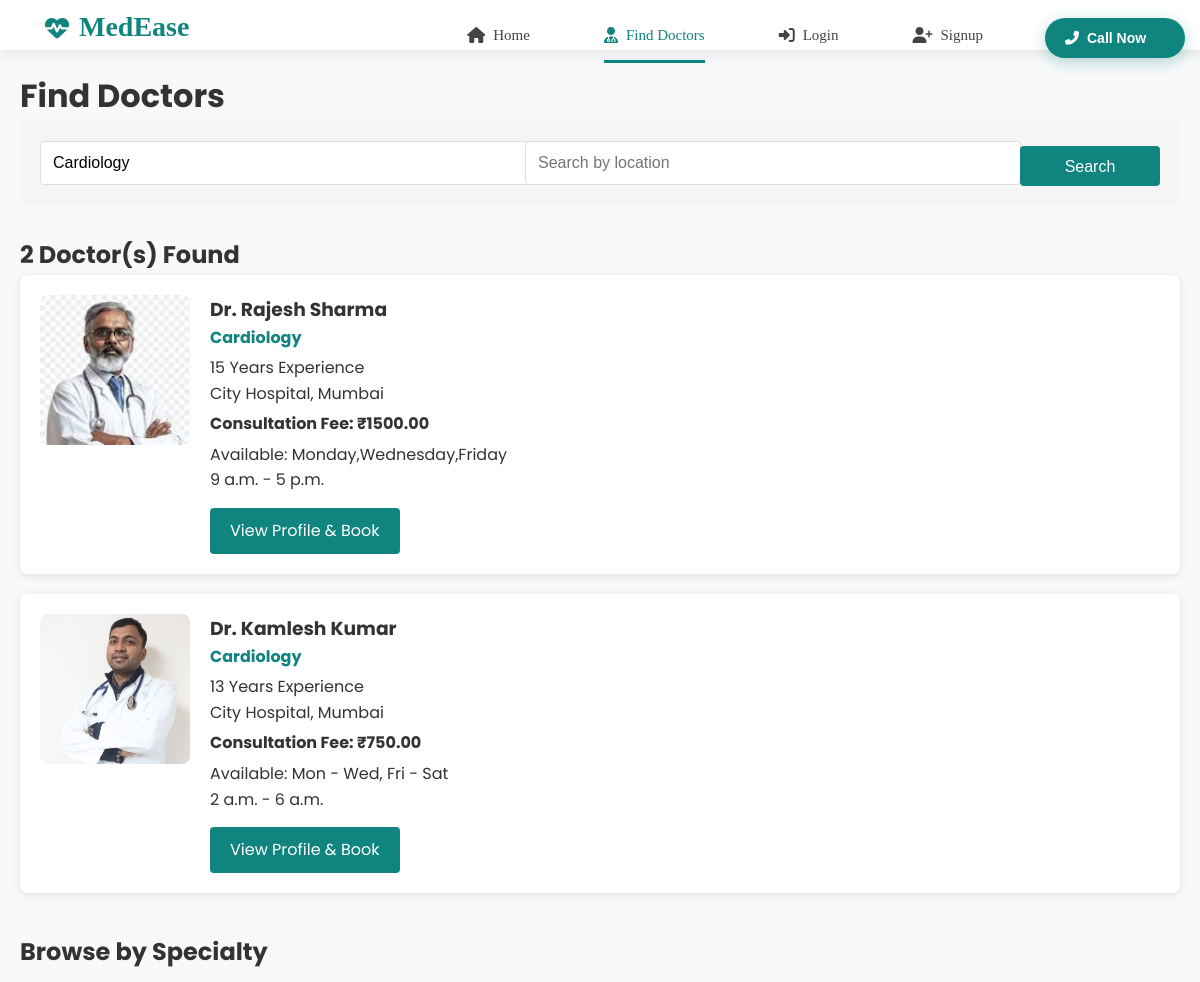
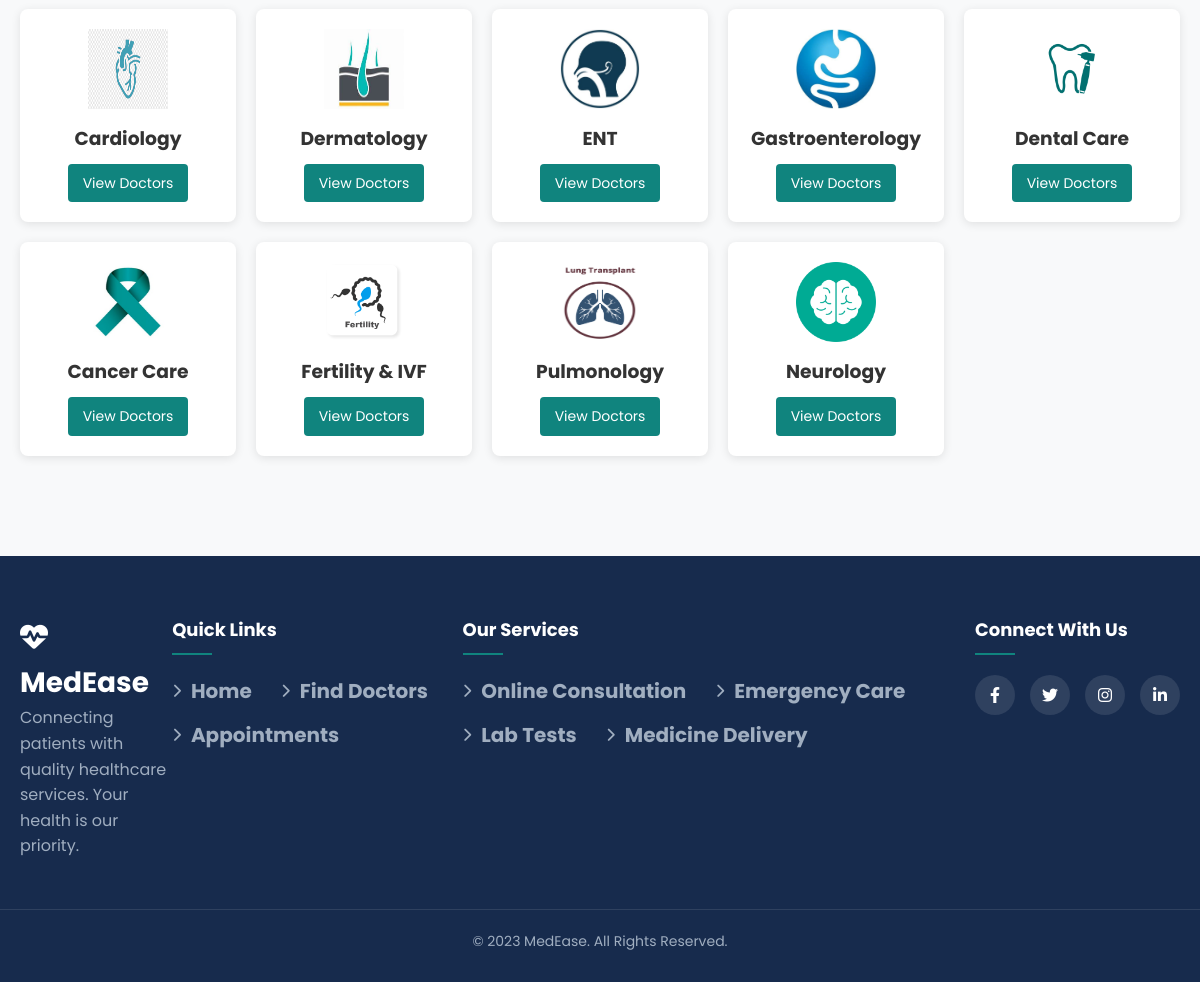
The app's page /doctors/?search_doctor=Cardiology with its own data (2 pictures, top to bottom).
### members/models.py (models this page shows, shortened)
class Doctor(models.Model):
    user = models.OneToOneField(User, on_delete=models.CASCADE, related_name='doctor_profile')
    speciality = models.ForeignKey(Speciality, on_delete=models.SET_NULL, null=True)
    experience = models.PositiveIntegerField(default=0)  # Experience in years
    fee = models.DecimalField(max_digits=10, decimal_places=2)
    location = models.ForeignKey(Location, on_delete=models.SET_NULL, null=True)
    available_days = models.CharField(max_length=100, default="Monday-Friday")  # e.g. "Monday,Wednesday,Friday"
    available_time_start = models.TimeField(default="09:00")
    available_time_end = models.TimeField(default="17:00")
    profile_image = models.CharField(max_length=200, default="/static/images/profilePhotos/doctor-avatar.png")  # Path to profile image

class User(AbstractUser):
    username=None
    email=models.EmailField(unique=True)
    mobile=models.CharField(max_length=14)
    city=models.CharField(max_length=100)
    is_patient = models.BooleanField(default=True)
    is_doctor = models.BooleanField(default=False)
    is_hospital_admin = models.BooleanField(default=False)
    objects=UserManager()
    USERNAME_FIELD='email'
    REQUIRED_FIELDS=[]

class Speciality(models.Model):
    name = models.CharField(max_length=100)
    description = models.TextField(blank=True, null=True)
    image = models.CharField(max_length=200, blank=True, null=True)  # Path to image
    class Meta:
        verbose_name_plural = "Specialities"

class Location(models.Model):
    name = models.CharField(max_length=100)
    address = models.TextField()
    city = models.CharField(max_length=100)
    state = models.CharField(max_length=100)
    pincode = models.CharField(max_length=10)

### members/views.py (the view, shortened to what this page needs)
# urls.py: path('doctors/', member_views.search_doctors, name='search_doctors'),
def search_doctors(request):
    specialities = Speciality.objects.all()
    locations = Location.objects.all()
    doctors = Doctor.objects.all()
    if 'search_doctor' in request.GET and request.GET['search_doctor']:
        search_query = request.GET['search_doctor']
        doctors = doctors.filter(
            Q(user__first_name__icontains=search_query) |
            Q(user__last_name__icontains=search_query) |
            Q(speciality__name__icontains=search_query)
        )
    context = {
        'doctors': doctors,
        'specialities': specialities,
        'locations': locations
    }
    return render(request, 'doctors_list.html', context)

### templates/doctors_list.html (shortened to what this page needs)
{% extends 'base.html' %}
{% block content %}
<div class="doctors-search-container">
    <h1>Find Doctors</h1>
    <div class="search-form">
        <form method="GET" action="{% url 'search_doctors' %}">
            <div class="search-row">
                <div class="search-field">
                    <input type="text" name="search_doctor" placeholder="Search for doctors or specialties"
                        value="{{ request.GET.search_doctor }}">
                </div>
                <div class="search-field">
                    <input type="text" name="search_location" placeholder="Search by location"
                        value="{{ request.GET.search_location }}">
                </div>
                <div class="search-button">
                    <button type="submit" class="search-btn">Search</button>
                </div>
            </div>
        </form>
    </div>
    {% if doctors %}
    <div class="doctor-results">
        <h2>{{ doctors.count }} Doctor(s) Found</h2>
        <div class="doctor-cards">
            {% for doctor in doctors %}
            <div class="doctor-card">
                <div class="doctor-img">
                    <img src="{{ doctor.profile_image }}"
                        alt="Dr. {{ doctor.user.first_name }} {{ doctor.user.last_name }}">
                </div>
                <div class="doctor-info">
                    <h3>Dr. {{ doctor.user.first_name }} {{ doctor.user.last_name }}</h3>
                    <p class="doctor-specialty">{{ doctor.speciality.name }}</p>
                    <p class="doctor-experience">{{ doctor.experience }} Years Experience</p>
                    <p class="doctor-location">{{ doctor.location.name }}, {{ doctor.location.city }}</p>
                    <p class="doctor-fee">Consultation Fee: ₹{{ doctor.fee }}</p>
                    <div class="doctor-availability">
                        <p>Available: {{ doctor.available_days }}</p>
                        <p>{{ doctor.available_time_start }} - {{ doctor.available_time_end }}</p>
                    </div>
                    <a href="{% url 'doctor_detail' doctor.id %}" class="book-btn">View Profile & Book</a>
                </div>
            </div>
            {% endfor %}
        </div>
    </div>
    {% else %}
    <div class="no-results">
        <h2>No doctors found matching your search criteria</h2>
        <p>Try changing your search terms or browse all specialists below</p>
    </div>
    {% endif %}
    <div class="specialities-section">
        <h2>Browse by Specialty</h2>
        <div class="speciality-cards">
            {% for speciality in specialities %}
            <div class="speciality-card">
                <img src="{{ speciality.image|default:'/static/images/speciality-default.png' }}"
                    alt="{{ speciality.name }}">
                <h3>{{ speciality.name }}</h3>
                <a href="{% url 'search_doctors' %}?search_doctor={{ speciality.name }}" class="speciality-link">
                    View Doctors
                </a>
            </div>
            {% endfor %}
        </div>
    </div>
</div>
{% endblock %}

### static/css/style.css (style rules this page uses)
* { text-decoration: none; padding: 0; margin: 0; }
button { background-color: white; margin-left: 10px; margin-top: 5px; border-radius: 10px; padding: 10px; width: 140px; height: 40px; }

### templates/doctors_list.html (style rules this page uses)
.doctors-search-container { max-width: 1200px; margin: 0 auto; padding: 20px; }
.search-form { background-color: #f5f5f5; padding: 20px; border-radius: 8px; margin-bottom: 30px; }
.search-row { display: flex; gap: 15px; }
.search-field { flex: 1; }
.search-field input { width: 100%; padding: 12px; border: 1px solid #ddd; border-radius: 4px; font-size: 16px; }
.search-button button { padding: 12px 20px; background-color: #10847e; color: white; border: none; border-radius: 4px; cursor: pointer; font-size: 16px; }
.doctor-cards { display: grid; grid-template-columns: 1fr; gap: 20px; }
.doctor-card { display: flex; background-color: white; border-radius: 8px; box-shadow: 0 2px 10px rgba(0, 0, 0, 0.1); overflow: hidden; padding: 20px; }
.doctor-img { flex: 0 0 150px; margin-right: 20px; }
.doctor-img img { width: 100%; height: auto; border-radius: 8px; }
.doctor-info { flex: 1; }
.doctor-info h3 { margin-top: 0; color: #333; }
.doctor-specialty { color: #10847e; font-weight: bold; margin-bottom: 5px; }
.doctor-fee { font-weight: bold; margin: 5px 0; }
.book-btn { display: inline-block; margin-top: 15px; padding: 10px 20px; background-color: #10847e; color: white; text-decoration: none; border-radius: 4px; transition: background-color 0.3s; }
.specialities-section { margin-top: 40px; }
.speciality-cards { display: grid; grid-template-columns: repeat(auto-fill, minmax(200px, 1fr)); gap: 20px; margin-top: 20px; }
.speciality-card { background-color: white; border-radius: 8px; box-shadow: 0 2px 10px rgba(0, 0, 0, 0.1); overflow: hidden; text-align: center; padding: 20px; }
.speciality-card img { width: 80px; height: 80px; margin: 0 auto 15px; display: block; }
.speciality-link { display: inline-block; margin-top: 10px; padding: 8px 15px; background-color: #10847e; color: white; text-decoration: none; border-radius: 4px; font-size: 14px; }

### templates/base.html (style rules this page uses)
body { font-family: 'Poppins', sans-serif; margin: 0; padding: 0; background-color: #f8f9fa; color: #333; line-height: 1.6; }

### records on screen
Doctor: profile_image (picture), user.first_name "Rajesh", user.last_name "Sharma", speciality.name "Cardiology", experience "15", location.name "City Hospital", location.city "Mumbai", fee "1500.00", available_days "Monday,Wednesday,Friday", available_time_start "9 a.m.", available_time_end "5 p.m."
Doctor: profile_image (picture), user.first_name "Kamlesh", user.last_name "Kumar", speciality.name "Cardiology", experience "13", location.name "City Hospital", location.city "Mumbai", fee "750.00", available_days "Mon - Wed, Fri - Sat", available_time_start "2 a.m.", available_time_end "6 a.m."
Speciality: image (picture), name "Cardiology"
Speciality: image (picture), name "Dermatology"
Speciality: image (picture), name "ENT"
Speciality: image (picture), name "Gastroenterology"
Speciality: image (picture), name "Dental Care"
Speciality: image (picture), name "Cancer Care"
Speciality: image (picture), name "Fertility & IVF"
Speciality: image (picture), name "Pulmonology"
Speciality: image (picture), name "Neurology"

### other values on screen
{{ doctors.count }} "2"
